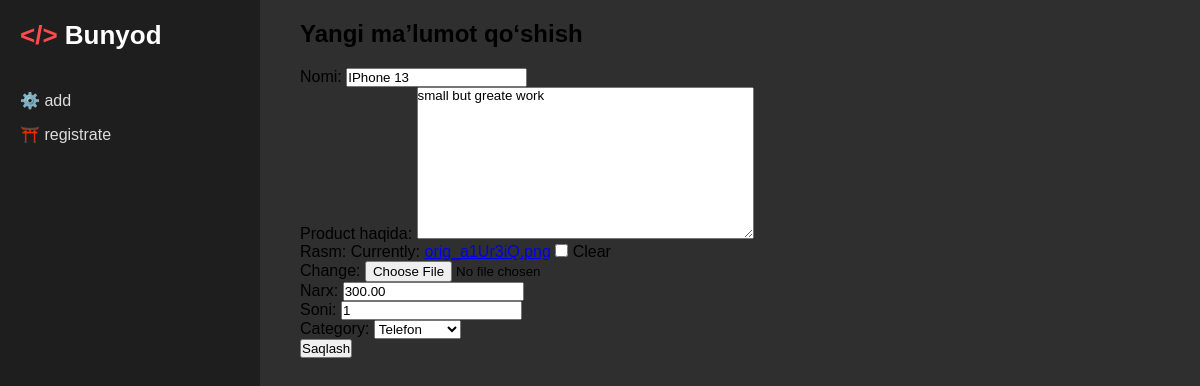
/update/iphone-13/, run on the app's committed database.
### bun_core/models.py (models this page shows, shortened)
class Products(models.Model):
    name=models.CharField(max_length=150,verbose_name="Nomi")
    slug=models.SlugField(max_length=200,verbose_name="Slug")
    description=models.TextField(verbose_name="Product haqida")
    image=models.ImageField(blank=True,null=True,verbose_name="Rasm")
    price=models.DecimalField(max_digits=7,decimal_places=2,verbose_name="Narx")
    quantity=models.PositiveIntegerField(verbose_name="Soni")
    created_time=models.DateField(verbose_name="Vaqt",auto_now_add=True)
    updt_time=models.DateTimeField(verbose_name="Yangilangan vaqti",auto_now=True)
    category=models.ForeignKey(to=Categories,on_delete=models.CASCADE,related_name="products")
    class Meta:
        db_table="Product"
        verbose_name="product"
        verbose_name_plural="productlar"

class Categories(models.Model):
    name=models.CharField(max_length=100)
    slug=models.SlugField(max_length=150)
    def __str__(self):
        return self.name
    class Meta:
        db_table="Category"
        verbose_name="category"
        verbose_name_plural="categorylar"

### bun_core/views.py (the view)
# urls.py: path('update/<slug:slug>/',UpdateProductView.as_view(),name='update'),
class UpdateProductView(UpdateView):
    model=Products
    form_class=AddProduct
    template_name="main.html"
    success_url=reverse_lazy('news')
    def get_context_data(self, **kwargs):
        context=super().get_context_data(**kwargs)
        context["agree"]="agree"
        return context

### bun_core/forms.py
class AddProduct(forms.ModelForm):
    class Meta:
        model=Products
        fields="__all__"
        exclude = ("slug",)
        widgets={
            'name':forms.TextInput(attrs={"placeholder":"name"})
        }

### templates/main.html (shortened to what this page needs)
{% load static %}
<!DOCTYPE html>
<html lang="ru">
<head>
    <link rel="stylesheet" href="{% static 'css/main.css' %}">
</head>
<body>
<aside>
    <div class="logo">
        <span>&lt;/&gt;</span> Bunyod
    </div>
    <nav>
        <ul>
            <li><a href="{% url 'create' %}">⚙️ add </a></li>
            <li><a href="{% url 'login' %}">⛩️ registrate </a></li>
        </ul>
    </nav>
</aside>
<main>
    {% include 'create_include.html' with object=agree form=form %}
</main>
</body>
</html>

### templates/create_include.html (shortened to what this page needs)
{% if object %}
    <h2>Yangi ma’lumot qo‘shish</h2>
    <form action="" method="post" enctype="multipart/form-data">
        {{form.as_p}}
        <button type="submit">Saqlash</button>
    </form>
{% endif %}

### static/css/main.css (style rules this page uses)
* { margin: 0; padding: 0; box-sizing: border-box; font-family: Arial, sans-serif; }
body { background: #2f2f2f; display: flex; height: 100vh; }
aside { width: 260px; background: #1e1e1e; padding: 20px; }
.logo { font-size: 26px; font-weight: bold; margin-bottom: 40px; color: #fff; }
.logo span { color: #ff4b4b; }
nav ul { list-style: none; }
nav ul li { margin-bottom: 15px; }
nav ul li a { text-decoration: none; color: #ddd; transition: 0.3s; }
main { flex: 1; padding: 20px 40px; display: flex; flex-direction: column; gap: 20px; overflow-y: auto; }

### data on the page
Products: name "IPhone 13", description "small but greate work", price "300.00", quantity "1", category "Telefon"
